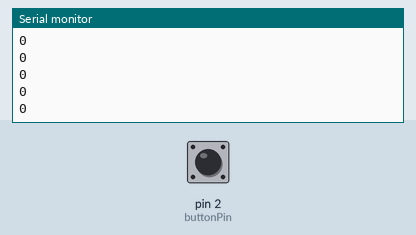
This sketch was run on a simulated Arduino Uno, built with avr-gcc and run on an emulated ATmega328P. On the bench: the last lines printed to the serial monitor. The inputs (shaded band) are chosen by the test bench; at power-on: pin 2 (buttonPin) HIGH.

Above: at 1.2 s.
1.3 s: pin 2 (buttonPin) pulled LOW for 0.15 s
At 1.46 s:
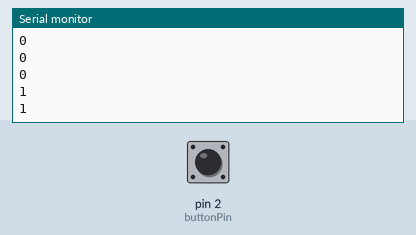
2.9 s: pin 2 (buttonPin) pulled LOW for 1 s
At 3.13 s:
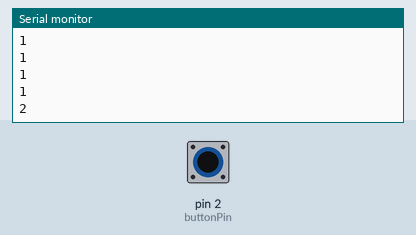
5.4 s: pin 2 (buttonPin) pulled LOW for 0.15 s
At 5.56 s:
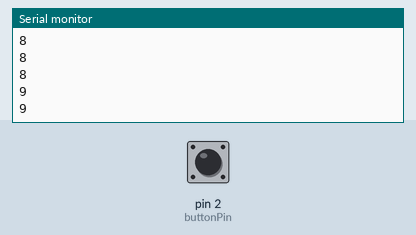
Timing chart, 0 to 8.4 s (numbered marks = the images above; inputs shaded):
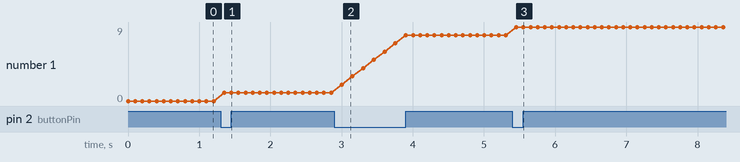

The sketch:

Challenge_3.ino
```cpp
#include <Arduino.h>

const int buttonPin = 2;
unsigned long previousMillis = 0;
const long interval = 1000;
int timer = 0;
bool countingDown = false;

void setup() {
  Serial.begin(9600);
  pinMode(buttonPin, INPUT_PULLUP);
}

void loop() {
  unsigned long currentMillis = millis();
  if (digitalRead(buttonPin) == LOW) {
    timer++;
    countingDown = false;
    previousMillis = currentMillis;
    delay(50);
  } else {
    if (currentMillis - previousMillis >= 3000 && !countingDown) {
      countingDown = true;
      previousMillis = currentMillis;
    }

    if (countingDown && currentMillis - previousMillis >= interval) {
      if (timer > 0) {
        timer--;
      }
      previousMillis = currentMillis;
    }
  }
  Serial.println(timer);
  delay(100);
}
```

Measured:
- after the input at 1.3 s, the serial monitor: prints a new line after 0.05 s (image 1)
- after the input at 2.9 s, the serial monitor: prints a new line after 0.10 s (image 2)
- after the input at 5.4 s, the serial monitor: prints a new line after 0.06 s (image 3)
- plotted number 1: 0 → 1 after the input at 1.3 s, 1 → 8 after the input at 2.9 s
